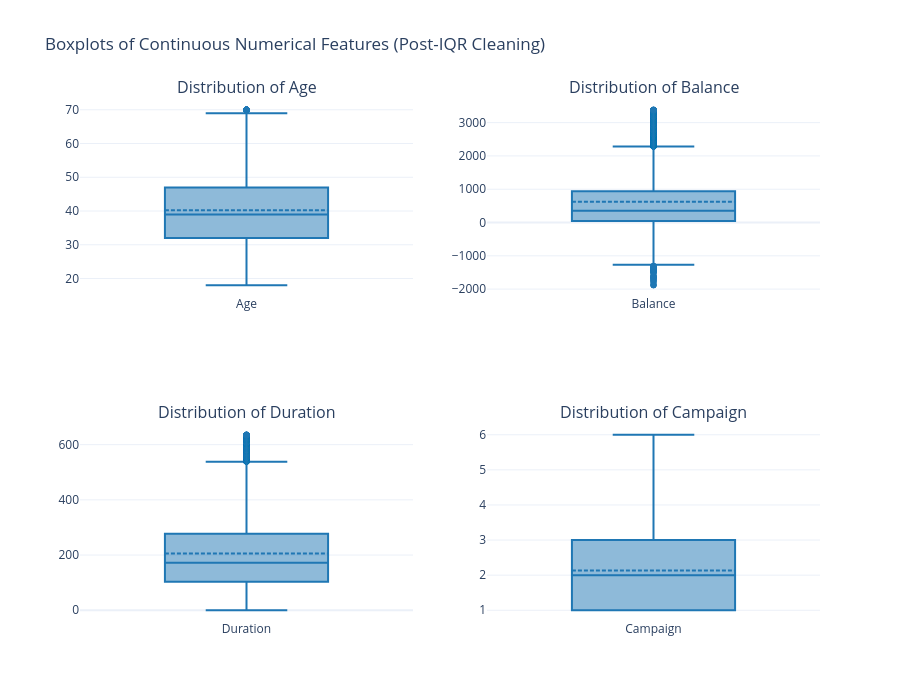

Source (notebook cell):
### Code cell
# 6.4 Outlier Visual Check: Post-IQR Boxplots
fig_box = make_subplots(
    rows=2, cols=2,
    subplot_titles=[f'Distribution of {c.title()}' for c in cont_cols]
)

coords = [(1, 1), (1, 2), (2, 1), (2, 2)]
for (col, (r, c)) in zip(cont_cols, coords):
    fig_box.add_trace(
        go.Box(y=df_final[col], name=col.title(), marker_color='#1f77b4', boxmean=True),
        row=r, col=c
    )

fig_box.update_layout(
    title='Boxplots of Continuous Numerical Features (Post-IQR Cleaning)',
    height=700,
    showlegend=False
)
fig_box.show()

### Figure 1 — Plotly figure (JSON) as saved in the notebook; plotly's stock layout.template omitted (floating-point values rounded to 4 significant figures; data arrays with more than 128 entries replaced by an {"elided": "..."} marker saying what was removed)
{"data": [{"boxmean": true, "marker": {"color": "#1f77b4"}, "name": "Age", "type": "box", "xaxis": "x", "y": {"elided": "34625 int values"}, "yaxis": "y"}, {"boxmean": true, "marker": {"color": "#1f77b4"}, "name": "Balance", "type": "box", "xaxis": "x2", "y": {"elided": "34625 int values"}, "yaxis": "y2"}, {"boxmean": true, "marker": {"color": "#1f77b4"}, "name": "Duration", "type": "box", "xaxis": "x3", "y": {"elided": "34625 int values"}, "yaxis": "y3"}, {"boxmean": true, "marker": {"color": "#1f77b4"}, "name": "Campaign", "type": "box", "xaxis": "x4", "y": {"elided": "34625 int values"}, "yaxis": "y4"}], "layout": {"annotations": [{"font": {"size": 16}, "showarrow": false, "text": "Distribution of Age", "x": 0.225, "xanchor": "center", "xref": "paper", "y": 1, "yanchor": "bottom", "yref": "paper"}, {"font": {"size": 16}, "showarrow": false, "text": "Distribution of Balance", "x": 0.775, "xanchor": "center", "xref": "paper", "y": 1, "yanchor": "bottom", "yref": "paper"}, {"font": {"size": 16}, "showarrow": false, "text": "Distribution of Duration", "x": 0.225, "xanchor": "center", "xref": "paper", "y": 0.375, "yanchor": "bottom", "yref": "paper"}, {"font": {"size": 16}, "showarrow": false, "text": "Distribution of Campaign", "x": 0.775, "xanchor": "center", "xref": "paper", "y": 0.375, "yanchor": "bottom", "yref": "paper"}], "height": 700, "showlegend": false, "title": {"text": "Boxplots of Continuous Numerical Features (Post-IQR Cleaning)"}, "xaxis": {"anchor": "y", "domain": [0, 0.45]}, "xaxis2": {"anchor": "y2", "domain": [0.55, 1]}, "xaxis3": {"anchor": "y3", "domain": [0, 0.45]}, "xaxis4": {"anchor": "y4", "domain": [0.55, 1]}, "yaxis": {"anchor": "x", "domain": [0.625, 1]}, "yaxis2": {"anchor": "x2", "domain": [0.625, 1]}, "yaxis3": {"anchor": "x3", "domain": [0, 0.375]}, "yaxis4": {"anchor": "x4", "domain": [0, 0.375]}}}
